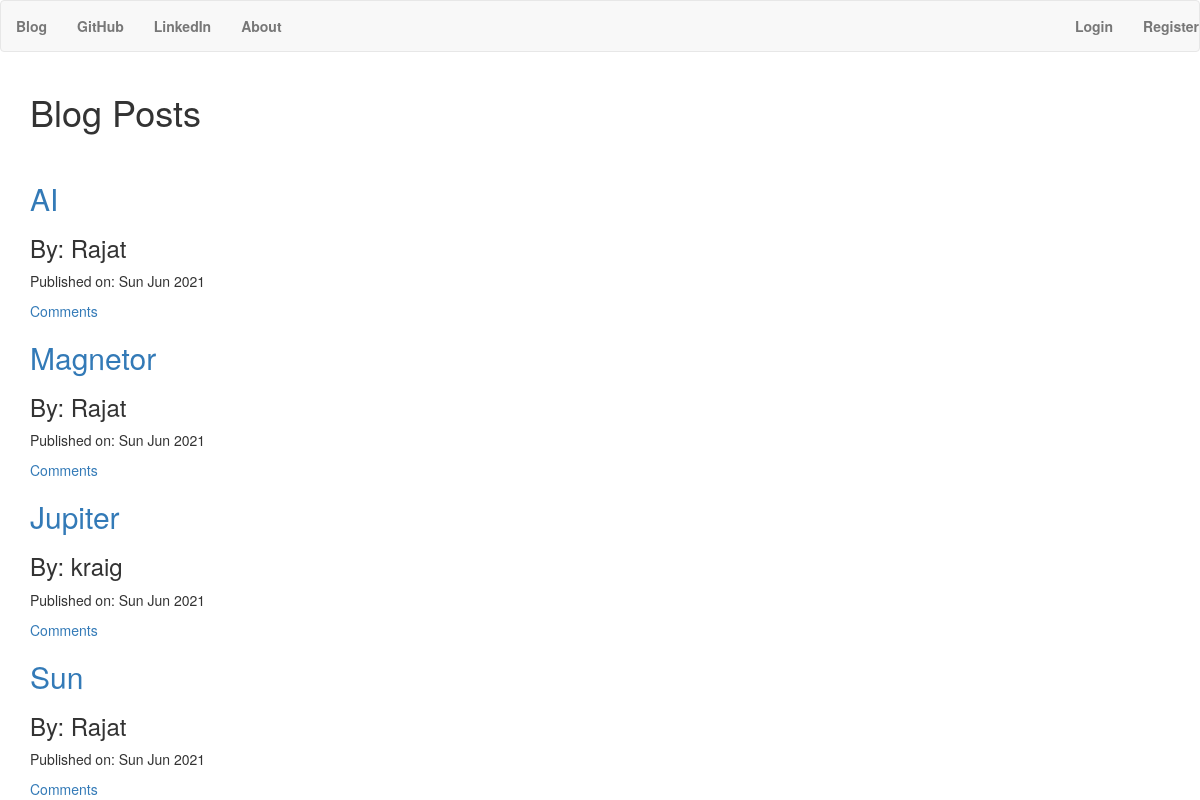
The page / on the database its author committed.
### blog/models.py (models this page shows, shortened)
class BlogPost(models.Model):
    author = models.ForeignKey('auth.User',on_delete=models.CASCADE)
    title = models.CharField(max_length=50)
    text = models.TextField()
    created_date = models.DateTimeField(default=timezone.now)
    published_date = models.DateTimeField(blank=True,null=True)

### blog/views.py (the view)
# urls.py: path('',views.BlogPostListView.as_view(),name='blogpost_list'),
class BlogPostListView(ListView):
    model = BlogPost
    def get_queryset(self):
        return BlogPost.objects.filter(published_date__lte=timezone.now()).order_by('-published_date')

### blog/templates/blog/blogpost_list.html
{% extends 'blog/base.html' %}
{% block content %}
<div class="centerstage">
    <h1>Blog Posts</h1>
    <br>
    {% if blogpost_list %}
        {% for post in blogpost_list %}
            <h2><a href="{% url 'blogpost_detail' pk=post.pk %}">{{ post.title }}</a></h2>
            <h3>By: {{ post.author }}</h3>
            <p>Published on: {{ post.published_date|date:"D M Y" }}</p>
            <a href="{% url 'blogpost_detail' pk=post.pk %}">
                {% if post.approve.count > 0 %}
                    Comments: {{ post.approve.count}}
                {% else %}
                    Comments
                {% endif %}
            </a>
        {% endfor %}
    {% else %}
        <h2>No posts available</h2>
    {% endif %}
</div>
{% endblock content %}

### blog/templates/blog/base.html (shortened to what this page needs)
<!DOCTYPE html>
{% load static %}
<html>
    <head>
        <link href="https://maxcdn.bootstrapcdn.com/bootstrap/3.3.7/css/bootstrap.min.css" rel="stylesheet"crossorigin="anonymous">
    <link rel="stylesheet" href="//cdn.jsdelivr.net/npm/medium-editor@latest/dist/css/medium-editor.min.css" type="text/css"media="screen" charset="utf-8">
    <link rel="stylesheet" href="{% static 'css/styles.css' %}">
    </head>
    <body>
        <nav class="navbar navbar-default techfont">
            <ul class="nav navbar-nav">
                <li>
                    <a href="{% url 'blogpost_list'%}" class="custom-navbar-brand"><b>Blog</b></a>
                </li>
                <li>
                    <a href="https://github.com/ETRJIM"><b>GitHub</b></a>
                </li>
                <li>
                    <a href="https://www.linkedin.com/in/rajat-pachauri/"><b>LinkedIn</b></a>
                </li>
                <li>
                    <a href="{% url 'about' %}"><b>About</b></a>
                </li>
            </ul>
            <ul class="nav navbar-nav navbar-right">
                {% if user.is_authenticated %}
                <li>
                    <a href="{% url 'blogpost_new' %}"><b>New Post</b></a>
                </li>
                <li>
                    <a href="{% url 'blogpost_draft_list' %}"><b>Drafts</b></a>
                </li>
                <li>
                    <a href="{% url 'logout' %}"><b>Logout</b></a>
                </li>
                <li>
                    <a>Welcome {{user.username}}</a>
                </li>
                {% else %}
                <li>
                    <a href="{% url 'login' %}"><b>Login</b></a>
                    <li>
                        <a href="{% url 'register' %}"><b>Register</b></a>
                    </li
                </li>
                {% endif %}
            </ul>
        </nav>
        <div class="container">
            {% block content %}
            {% endblock content %}
        </div>
    </body>
</html>

### blog/static/css/styles.css (style rules this page uses)
body { background-image: url("https://coolwallpapers.me/th700/5290495-pencil-wooden-color-tip-point-white-desk-art-drawing-draw-work-space-white-background-minimal-simple-writing-write-blogging-blog-business-png-images.jpg"); background-position: center; background-repeat: no-repeat; background-size: cover; }
nav { background-color: #0096c7; }

### rows shown on the page
BlogPost: title "AI", author "Rajat", published_date "Sun Jun 2021"
BlogPost: title "Magnetor", author "Rajat", published_date "Sun Jun 2021"
BlogPost: title "Jupiter", author "kraig", published_date "Sun Jun 2021"
BlogPost: title "Sun", author "Rajat", published_date "Sun Jun 2021"
